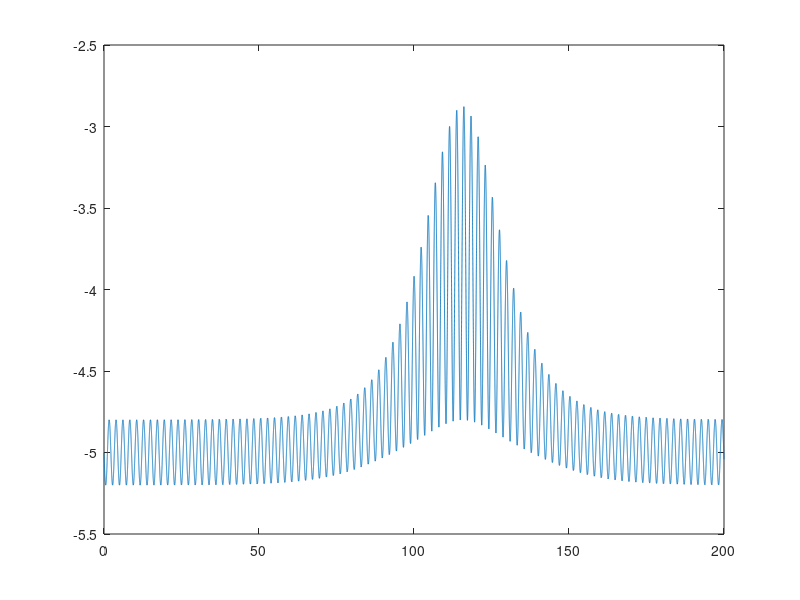

Source code (MATLAB):
function swingtheta()
    g = 10;
    l = 5;
    m = 1;
    beta = 0.04;
    omega = sqrt(g/l);
    a = 2;
 
    %theta_init = 4.1228;
    theta_init = 3*pi/2+.01;
 
    thetadot_init = 0;

    options = odeset('reltol', 1e-8);
    
    [t, M] = ode45(@rate_func, [0:.002:200], [theta_init, thetadot_init], options);
    
    thetas = M(:, 1);
    thetadots = M(:, 2);

    for x=1:length(thetas)
        X1(x) = radius(t(x)) * cos(thetas(x));
        Y1(x) = radius(t(x)) * sin(thetas(x));
        KE(x) = 1/2 * m * radius(t(x))^2*thetadots(x)^2 ;%(r_dot(t(x))^2+radius(t(x))^2 * thetadots(x)^2);
        PE(x) = m * g * radius(t(x)) * sin(thetas(x));
    end

%     subplot(1,3,1)
%     plot(thetas, KE)
%     subplot(1,3,2)
%     plot(thetas,PE)
%     subplot(1,3,3)
%%  Energy Validation Plotting Code

%     hold on
%     plot(t, PE+KE,'Color','b','LineWidth',3)
%     plot(t,PE,'Color','g','LineWidth',3)
%     plot(t, KE,'Color','m','LineWidth',3)
%     ylim([-12 4])
%     xlim([0 5])
%     xlabel('time (s)','FontSize',16)
%     ylabel('energy (J)','FontSize',16)
%     legend('total energy','potential enery','kinetic energy','FontSize',16)
%     title('Energy Validation of Pendulum without Variation in Length')

%%

    plot(t, Y1);

%     subplot(1, 2, 1)
    %plot(t, radius(t), 'g', 'Linewidth', 2)
    
%     subplot(1, 2, 2)
%     plot(t, thetas)

%     for i=1:length(X1)
%        draw_func(X1(i), Y1(i));
%     end
    
    function W = rate_func(t, I)
        theta = I(1);
        thetadot = I(2);

 
        doubledot = double_dot(theta, thetadot, t);

 
        W = [thetadot; doubledot];
    end

 
    function res = double_dot(theta, thetadot, t)
        res = (-g * cos(theta) - 2 * thetadot * r_dot(t))/radius(t);
    end

    function res = radius(t)
%        res = 1;
        res = beta * l * cos(a * omega * t + theta_init) + l; 
    end

    function res = r_dot(t)
%        res = 0;
        res = -beta * l * a * omega * sin(a * omega * t + theta_init); 
    end
 
    function draw_func(x1, y1)
       clf;
       hold on;

 
       % plot position of first pendulum
       plot(x1, y1, 'bo', 'MarkerSize', 20);
       plot([x1 0], [y1 0], 'b-');

 
       xlim([-6 6])
       ylim([-6 6])

 
       drawnow;
    end

 
end
